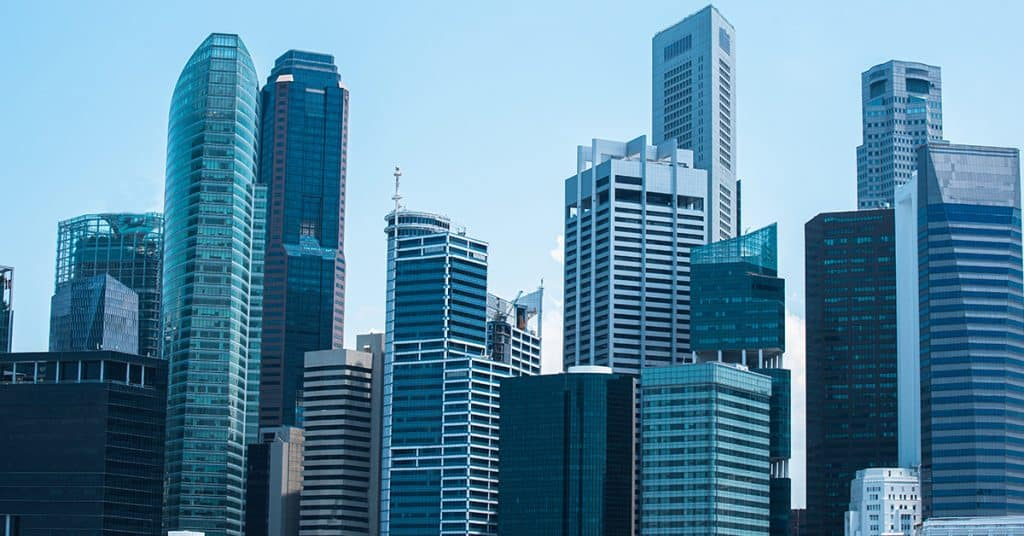
#> input picture Basicimage/image/bangunan.jpg, 1024 x 536 px
$ python Canny.py   (older library calls are emulated)
#> lines starting #> are read from the running program, lines starting #| are printed output that depends on the picture; after the words box and inside, x2 and y2 are one past the last pixel; in counts of white or black regions, pixels touching at a corner belong together
import cv2
import numpy as np
import matplotlib.pyplot as plt

# ================================================
# 1. LOAD GAMBAR EKSTERNAL (MODIFIKASI DI SINI)
# ================================================
def load_image(path):
    # Baca gambar dan konversi ke grayscale
#> called with path = 'image/bangunan.jpg'
    gambar = cv2.imread(path, cv2.IMREAD_GRAYSCALE)
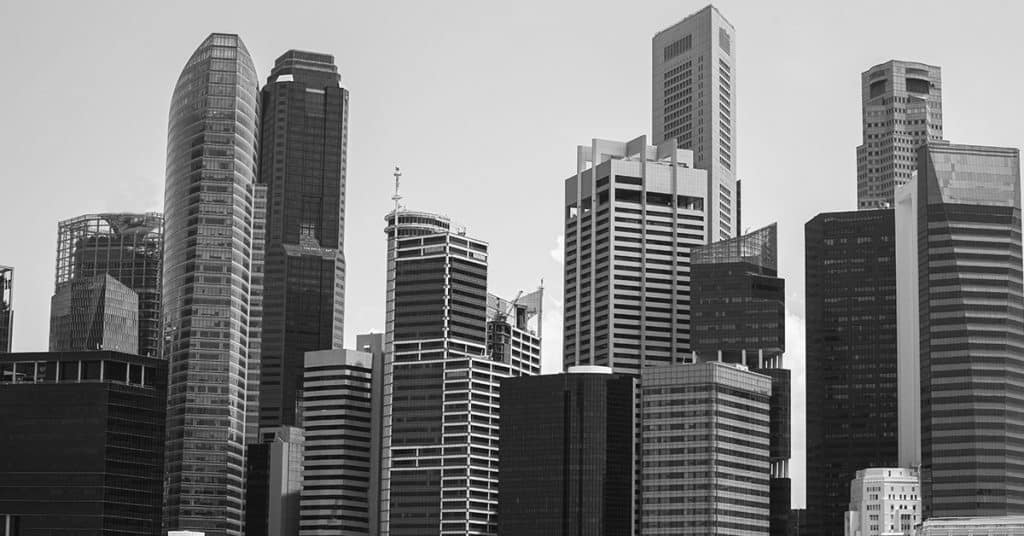
#> gambar: shape (536, 1024); min 0, max 255, mean 124.8

    if gambar is None:
        raise ValueError(f"Gambar di {path} tidak ditemukan!")

    # Resize jika terlalu besar (opsional)
    if max(gambar.shape) > 1024:
        print("Resizing gambar...")
        faktor = 1024 / max(gambar.shape)
        gambar = cv2.resize(gambar, (0,0), fx=faktor, fy=faktor)

    return gambar

# Ganti dengan path gambar Anda
path_gambar = "image/bangunan.jpg"  # Contoh: "C:/folder/gambar.jpg"
gambar = load_image(path_gambar)

# ================================================
# 2. TAHAP 1: GAUSSIAN BLUR (PENGHALUSAN)
# ================================================
gambar_blur = cv2.GaussianBlur(gambar, (3, 3), 1)  # Sigma = 1

# ================================================
# 3. TAHAP 2: GRADIEN (OPERATOR SOBEL)
# ================================================
gradien_x = cv2.Sobel(gambar_blur, cv2.CV_64F, 1, 0, ksize=3)  # Gradien horizontal
gradien_y = cv2.Sobel(gambar_blur, cv2.CV_64F, 0, 1, ksize=3)  # Gradien vertikal
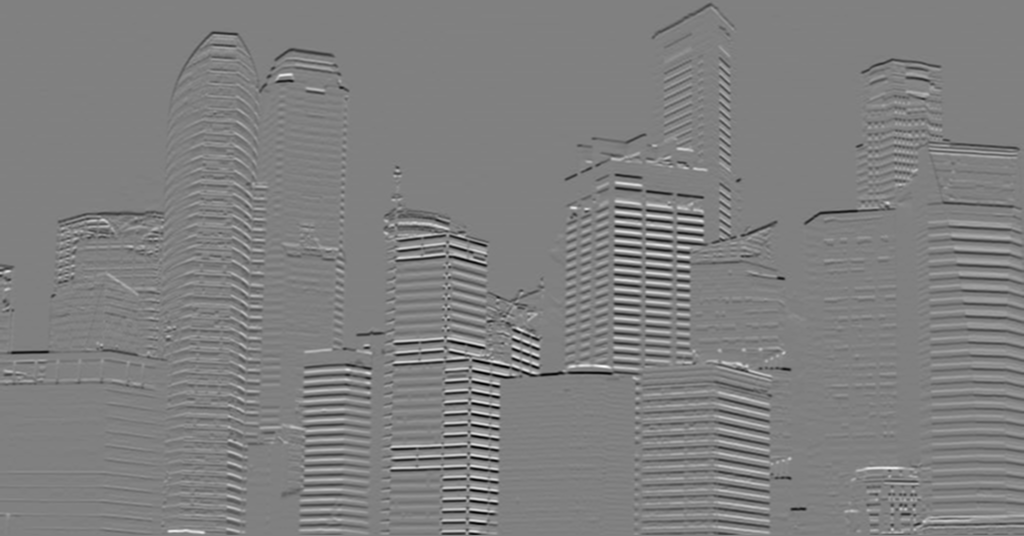
#> gradien_y: shape (536, 1024) float64; min -634, max 627, mean -2; drawn with min black and max white
magnitudo = np.sqrt(gradien_x**2 + gradien_y**2)  # Kekuatan tepi
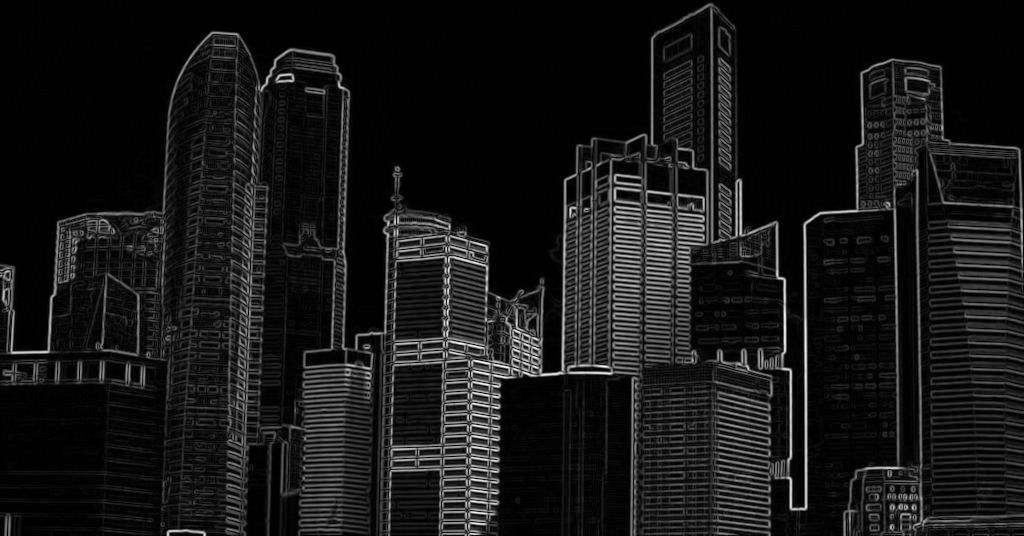
#> magnitudo: shape (536, 1024) float64; min 0, max 639.2, mean 58.3; drawn with min black and max white
arah = np.arctan2(gradien_y, gradien_x) * 180/np.pi  # Arah tepi (derajat)
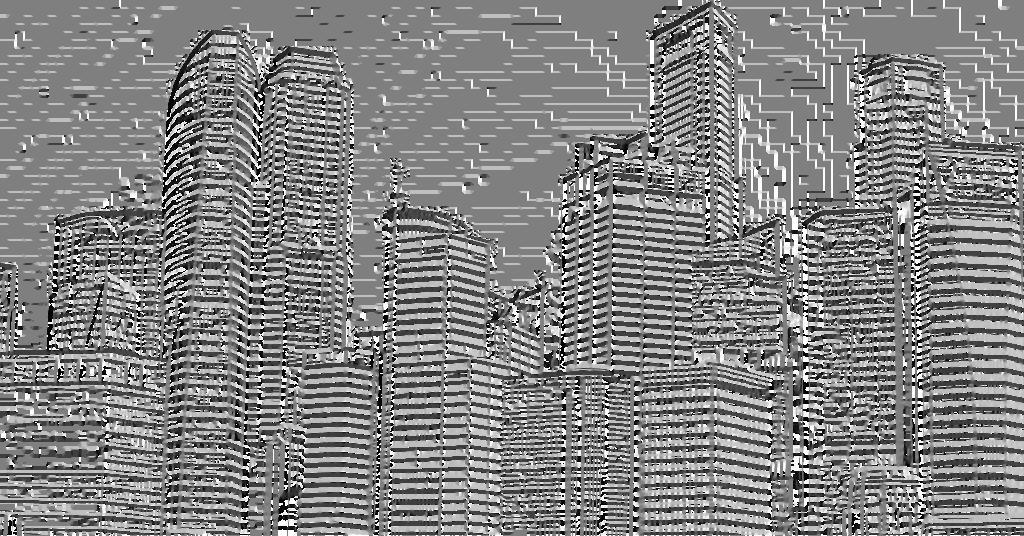
#> arah: shape (536, 1024) float64; min -179.9, max 180, mean 6; drawn with min black and max white
# ================================================
# 4. TAHAP 3: NON-MAXIMUM SUPPRESSION (PENIPISAN TEPI)
# ================================================
def non_max_suppression(magnitudo, arah):
    tepi_tipis = np.zeros_like(magnitudo)
    arah = np.round(arah / 45) * 45  # Bulatkan ke 0°, 45°, 90°, 135°

    for i in range(1, magnitudo.shape[0]-1):
        for j in range(1, magnitudo.shape[1]-1):
            # Tetangga berdasarkan arah gradien
            if arah[i,j] == 0 or arah[i,j] == 180:    # Horizontal (Timur-Barat)
                tetangga = [magnitudo[i,j-1], magnitudo[i,j+1]]
            elif arah[i,j] == 45:  # Diagonal 45° (Kanan Atas-Kiri Bawah)
                tetangga = [magnitudo[i-1,j+1], magnitudo[i+1,j-1]]
            elif arah[i,j] == 90:  # Vertikal (Utara-Selatan)
                tetangga = [magnitudo[i-1,j], magnitudo[i+1,j]]
            elif arah[i,j] == 135: # Diagonal 135° (Kiri Atas-Kanan Bawah)
                tetangga = [magnitudo[i-1,j-1], magnitudo[i+1,j+1]]
            else:  # Handle kasus lainnya (jarang terjadi)
                tetangga = []

                # Pertahankan hanya nilai maksimum lokal
            if len(tetangga) > 0 and magnitudo[i,j] >= max(tetangga):
                tepi_tipis[i,j] = magnitudo[i,j]
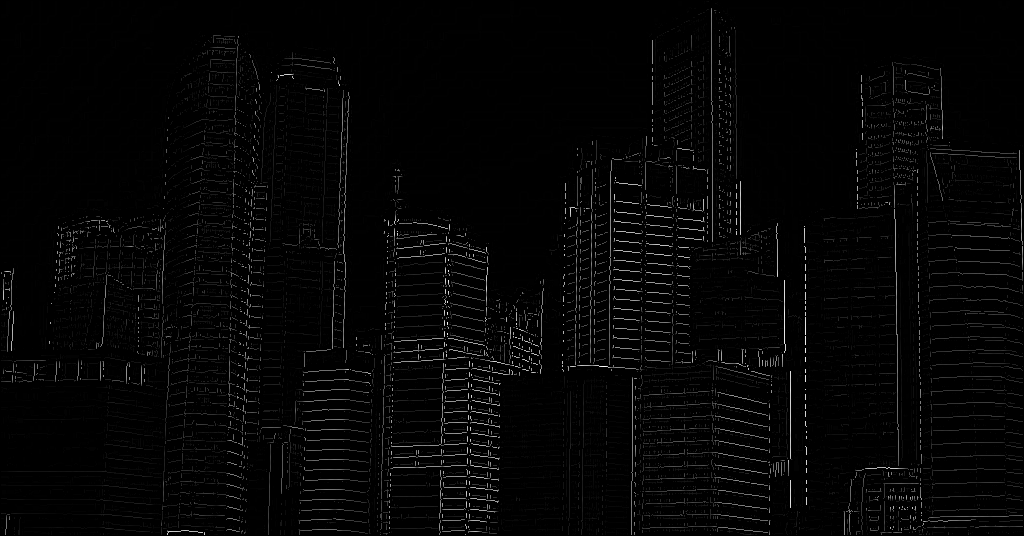
#> tepi_tipis: shape (536, 1024) float64; min 0, max 629.1, mean 12.8; drawn with min black and max white
    return tepi_tipis


tepi_tipis = non_max_suppression(magnitudo, arah)

# ================================================
# 5. TAHAP 4: HYSTERESIS THRESHOLDING (FILTER TEPI)
# ================================================
def hysteresis_threshold(gambar, rendah, tinggi):
#> called with rendah = 50, tinggi = 150
    tepi_kuat = (gambar >= tinggi)
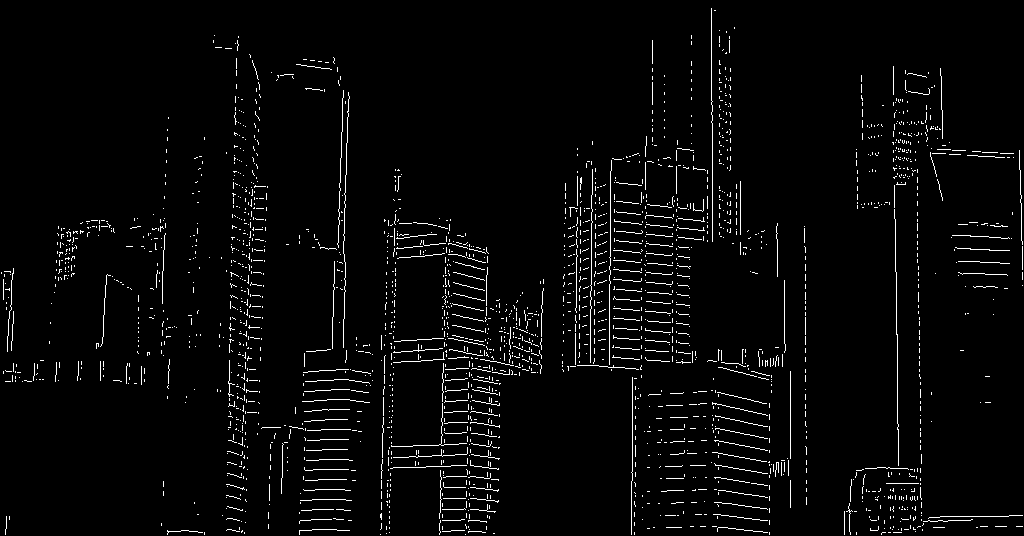
#> tepi_kuat: shape (536, 1024) bool; 3.1% white in thin lines or dots
    tepi_lemah = (gambar >= rendah) & (gambar < tinggi)
#> tepi_lemah: shape (536, 1024) bool; 3.2% white in thin lines or dots

    # Hubungkan tepi lemah ke tepi kuat
    for i in range(1, gambar.shape[0]-1):
        for j in range(1, gambar.shape[1]-1):
            if tepi_lemah[i,j] and np.any(tepi_kuat[i-1:i+2, j-1:j+2]):
                tepi_kuat[i,j] = True
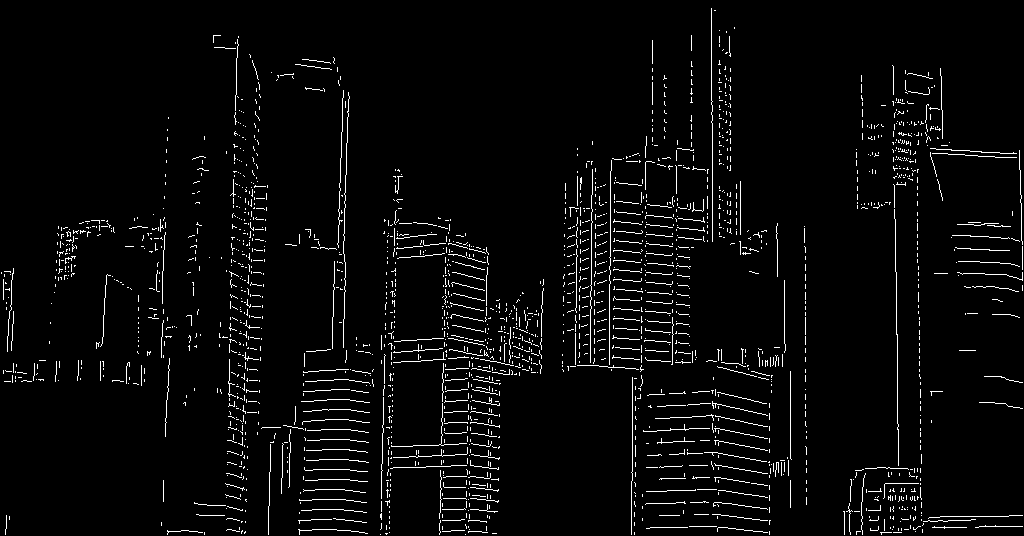
#> tepi_kuat: shape (536, 1024) bool; 3.5% white in thin lines or dots
    return tepi_kuat.astype(np.uint8) * 255
#> returned value: shape (536, 1024); 3.5% white in thin lines or dots

tepi_final = hysteresis_threshold(tepi_tipis, 50, 150)

# ================================================
# 6. TAMPILKAN HASIL SETIAP TAHAP
# ================================================
judul = [
    "1. Gambar Grayscale",
    "2. Gaussian Blur",
    "3. Magnitudo Gradien",
    "4. Non-Max Suppression",
    "5. Tepi Final (Canny)"
]
hasil = [gambar, gambar_blur, magnitudo, tepi_tipis, tepi_final]

plt.figure(figsize=(12, 6))
for i in range(5):
    plt.subplot(2, 3, i+1)
    plt.imshow(hasil[i], cmap='gray')
    plt.title(judul[i])
    plt.axis('off')

plt.tight_layout()
plt.show()

$ run again, with Basicimage/image/image1.jpg copied over Basicimage/image/bangunan.jpg
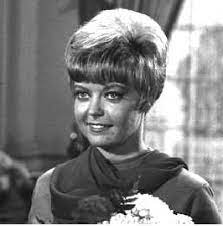
#> input picture Basicimage/image/image1.jpg, 223 x 226 px
#> in load_image, gambar is the input picture: shape (226, 223); min 0, max 255, mean 126.6
#> `arah = np.arctan2(gradien_y, gradien_x) * 180/np.pi`:
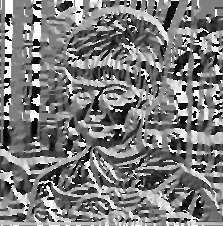
#> arah: shape (226, 223) float64; min -179.6, max 180, mean -4.6; drawn with min black and max white
#> tepi_lemah: shape (226, 223) bool; 4% white in thin lines or dots
#> after the loop in hysteresis_threshold, `for i in range(1, gambar.shape[0]-1):`:
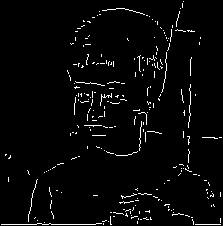
#> tepi_kuat: shape (226, 223) bool; 3% white in thin lines or dots

$ run again, with Basicimage/image/imagekubo.jpg copied over Basicimage/image/bangunan.jpg
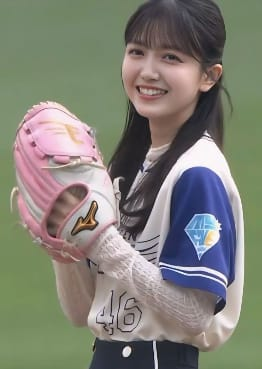
#> input picture Basicimage/image/imagekubo.jpg, 262 x 369 px
#> `arah = np.arctan2(gradien_y, gradien_x) * 180/np.pi`:
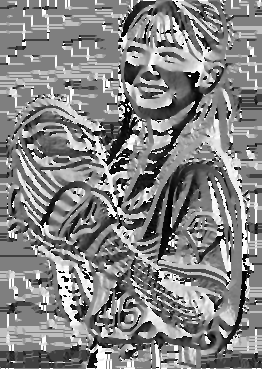
#> arah: shape (369, 262) float64; min -179.8, max 180, mean 6.5; drawn with min black and max white
#> tepi_lemah: shape (369, 262) bool; 2.5% white in thin lines or dots, all inside (x1, y1, x2, y2) = (9, 1, 241, 353)
#> after the loop in hysteresis_threshold, `for i in range(1, gambar.shape[0]-1):`:
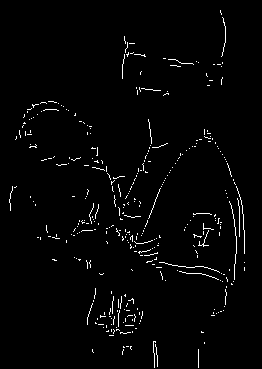
#> tepi_kuat: shape (369, 262) bool; 2% white in thin lines or dots, all inside (x1, y1, x2, y2) = (9, 10, 245, 368)
